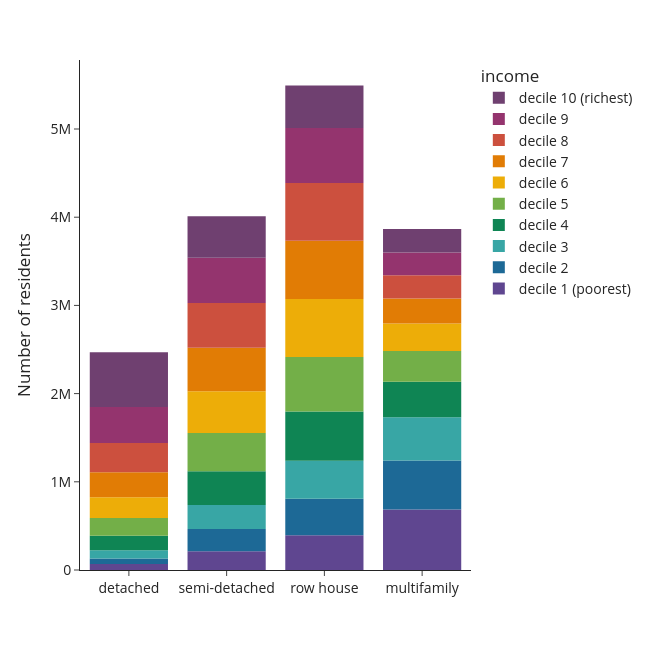

Notebook code cell kept with this figure:
### Code cell
df = use['n_hhdmem'+year].groupby(level=[1,0], sort=False).sum().reset_index()
    fig = px.bar(df, y='n_hhdmem'+year, x='typology_lab',color='inc_lab', 
                 #text=df['percentage'].apply(lambda x: '{0:.1%}'.format(x)), 
                 labels={'n_hhdmem'+year:'Number of residents',
                         'typology_lab':'',
                         'inc_lab':'income'}, 
                 template='simple_white', 
             color_discrete_sequence=px.colors.qualitative.Prism) 
    #fig.update_traces(textposition='inside')
    fig.update_layout(width=650, height=650, 
                      #xaxis_tickformat = '.0%',
                      font=dict(size=14),
                      legend=dict(
        traceorder='reversed',
        #orientation="h",
        #entrywidth=70,
        #yanchor="bottom",
        #y=1.02,
        #xanchor="left",
        #x=-0.25
    ))
    fig.update_traces(marker_line_width=0)
    fig.write_image('visualisations/stackedbars_cap_per_type_age'+year+'.png', scale=3)
    fig.show()

### Figure 1 — Plotly figure (JSON) as saved in the notebook; plotly's stock layout.template omitted (floating-point values rounded to 4 significant figures)
{"data": [{"alignmentgroup": "True", "hovertemplate": "income=decile 1 (poorest)<br>=%{x}<br>Number of residents=%{y}<extra></extra>", "legendgroup": "decile 1 (poorest)", "marker": {"color": "rgb(95, 70, 144)", "line": {"width": 0}, "pattern": {"shape": ""}}, "name": "decile 1 (poorest)", "offsetgroup": "decile 1 (poorest)", "orientation": "v", "showlegend": true, "textposition": "auto", "type": "bar", "x": ["detached", "semi-detached", "row house", "multifamily"], "xaxis": "x", "y": [67935, 212280, 392845, 687115], "yaxis": "y"}, {"alignmentgroup": "True", "hovertemplate": "income=decile 2<br>=%{x}<br>Number of residents=%{y}<extra></extra>", "legendgroup": "decile 2", "marker": {"color": "rgb(29, 105, 150)", "line": {"width": 0}, "pattern": {"shape": ""}}, "name": "decile 2", "offsetgroup": "decile 2", "orientation": "v", "showlegend": true, "textposition": "auto", "type": "bar", "x": ["detached", "semi-detached", "row house", "multifamily"], "xaxis": "x", "y": [61965, 251420, 415735, 553635], "yaxis": "y"}, {"alignmentgroup": "True", "hovertemplate": "income=decile 3<br>=%{x}<br>Number of residents=%{y}<extra></extra>", "legendgroup": "decile 3", "marker": {"color": "rgb(56, 166, 165)", "line": {"width": 0}, "pattern": {"shape": ""}}, "name": "decile 3", "offsetgroup": "decile 3", "orientation": "v", "showlegend": true, "textposition": "auto", "type": "bar", "x": ["detached", "semi-detached", "row house", "multifamily"], "xaxis": "x", "y": [92635, 271865, 428905, 491155], "yaxis": "y"}, {"alignmentgroup": "True", "hovertemplate": "income=decile 4<br>=%{x}<br>Number of residents=%{y}<extra></extra>", "legendgroup": "decile 4", "marker": {"color": "rgb(15, 133, 84)", "line": {"width": 0}, "pattern": {"shape": ""}}, "name": "decile 4", "offsetgroup": "decile 4", "orientation": "v", "showlegend": true, "textposition": "auto", "type": "bar", "x": ["detached", "semi-detached", "row house", "multifamily"], "xaxis": "x", "y": [165500, 383370, 559030, 402485], "yaxis": "y"}, {"alignmentgroup": "True", "hovertemplate": "income=decile 5<br>=%{x}<br>Number of residents=%{y}<extra></extra>", "legendgroup": "decile 5", "marker": {"color": "rgb(115, 175, 72)", "line": {"width": 0}, "pattern": {"shape": ""}}, "name": "decile 5", "offsetgroup": "decile 5", "orientation": "v", "showlegend": true, "textposition": "auto", "type": "bar", "x": ["detached", "semi-detached", "row house", "multifamily"], "xaxis": "x", "y": [200730, 433740, 617645, 348180], "yaxis": "y"}, {"alignmentgroup": "True", "hovertemplate": "income=decile 6<br>=%{x}<br>Number of residents=%{y}<extra></extra>", "legendgroup": "decile 6", "marker": {"color": "rgb(237, 173, 8)", "line": {"width": 0}, "pattern": {"shape": ""}}, "name": "decile 6", "offsetgroup": "decile 6", "orientation": "v", "showlegend": true, "textposition": "auto", "type": "bar", "x": ["detached", "semi-detached", "row house", "multifamily"], "xaxis": "x", "y": [237075, 473085, 657360, 312965], "yaxis": "y"}, {"alignmentgroup": "True", "hovertemplate": "income=decile 7<br>=%{x}<br>Number of residents=%{y}<extra></extra>", "legendgroup": "decile 7", "marker": {"color": "rgb(225, 124, 5)", "line": {"width": 0}, "pattern": {"shape": ""}}, "name": "decile 7", "offsetgroup": "decile 7", "orientation": "v", "showlegend": true, "textposition": "auto", "type": "bar", "x": ["detached", "semi-detached", "row house", "multifamily"], "xaxis": "x", "y": [282880, 494780, 661105, 282760], "yaxis": "y"}, {"alignmentgroup": "True", "hovertemplate": "income=decile 8<br>=%{x}<br>Number of residents=%{y}<extra></extra>", "legendgroup": "decile 8", "marker": {"color": "rgb(204, 80, 62)", "line": {"width": 0}, "pattern": {"shape": ""}}, "name": "decile 8", "offsetgroup": "decile 8", "orientation": "v", "showlegend": true, "textposition": "auto", "type": "bar", "x": ["detached", "semi-detached", "row house", "multifamily"], "xaxis": "x", "y": [330060, 507320, 654105, 264530], "yaxis": "y"}, {"alignmentgroup": "True", "hovertemplate": "income=decile 9<br>=%{x}<br>Number of residents=%{y}<extra></extra>", "legendgroup": "decile 9", "marker": {"color": "rgb(148, 52, 110)", "line": {"width": 0}, "pattern": {"shape": ""}}, "name": "decile 9", "offsetgroup": "decile 9", "orientation": "v", "showlegend": true, "textposition": "auto", "type": "bar", "x": ["detached", "semi-detached", "row house", "multifamily"], "xaxis": "x", "y": [409985, 513505, 624340, 258150], "yaxis": "y"}, {"alignmentgroup": "True", "hovertemplate": "income=decile 10 (richest)<br>=%{x}<br>Number of residents=%{y}<extra></extra>", "legendgroup": "decile 10 (richest)", "marker": {"color": "rgb(111, 64, 112)", "line": {"width": 0}, "pattern": {"shape": ""}}, "name": "decile 10 (richest)", "offsetgroup": "decile 10 (richest)", "orientation": "v", "showlegend": true, "textposition": "auto", "type": "bar", "x": ["detached", "semi-detached", "row house", "multifamily"], "xaxis": "x", "y": [618925, 469840, 482245, 265415], "yaxis": "y"}], "layout": {"barmode": "relative", "font": {"size": 14}, "height": 650, "legend": {"title": {"text": "income"}, "tracegroupgap": 0, "traceorder": "reversed"}, "margin": {"t": 60}, "width": 650, "xaxis": {"anchor": "y", "domain": [0, 1], "title": {"text": ""}}, "yaxis": {"anchor": "x", "domain": [0, 1], "title": {"text": "Number of residents"}}}}
